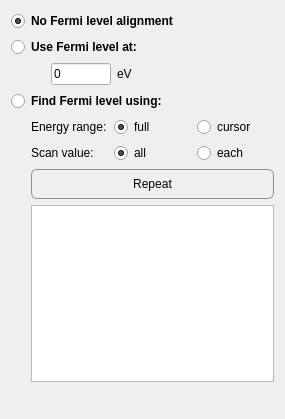
         <widget class="QWidget" name="FermiLevelPage">
          <property name="geometry">
           <rect>
            <x>0</x>
            <y>0</y>
            <width>285</width>
            <height>419</height>
           </rect>
          </property>
          <attribute name="label">
           <string> ▶  Fermi level alignment</string>
          </attribute>
          <layout class="QVBoxLayout" name="verticalLayout_3">
           <item>
            <widget class="QRadioButton" name="qrb_ef_no">
             <property name="sizePolicy">
              <sizepolicy hsizetype="Minimum" vsizetype="Fixed">
               <horstretch>0</horstretch>
               <verstretch>0</verstretch>
              </sizepolicy>
             </property>
             <property name="font">
              <font>
               <pointsize>9</pointsize>
               <weight>75</weight>
               <bold>true</bold>
              </font>
             </property>
             <property name="text">
              <string>No Fermi level alignment</string>
             </property>
             <property name="checked">
              <bool>true</bool>
             </property>
             <attribute name="buttonGroup">
              <string notr="true">qbg_ef_activate</string>
             </attribute>
            </widget>
           </item>
           <item>
            <widget class="QRadioButton" name="qrb_ef_val">
             <property name="font">
              <font>
               <pointsize>9</pointsize>
               <weight>75</weight>
               <bold>true</bold>
              </font>
             </property>
             <property name="text">
              <string>Use Fermi level at:</string>
             </property>
             <attribute name="buttonGroup">
              <string notr="true">qbg_ef_activate</string>
             </attribute>
            </widget>
           </item>
           <item>
            <layout class="QHBoxLayout" name="horizontalLayout">
             <property name="leftMargin">
              <number>40</number>
             </property>
             <property name="topMargin">
              <number>0</number>
             </property>
             <item>
              <widget class="QLineEdit" name="qle_ef_val">
               <property name="sizePolicy">
                <sizepolicy hsizetype="Minimum" vsizetype="Fixed">
                 <horstretch>0</horstretch>
                 <verstretch>0</verstretch>
                </sizepolicy>
               </property>
               <property name="minimumSize">
                <size>
                 <width>40</width>
                 <height>0</height>
                </size>
               </property>
               <property name="maximumSize">
                <size>
                 <width>60</width>
                 <height>16777215</height>
                </size>
               </property>
               <property name="text">
                <string>0</string>
               </property>
               <property name="maxLength">
                <number>32757</number>
               </property>
              </widget>
             </item>
             <item>
              <widget class="QLabel" name="label_19">
               <property name="text">
                <string>eV</string>
               </property>
              </widget>
             </item>
            </layout>
           </item>
           <item>
            <widget class="QRadioButton" name="qrb_ef_yes">
             <property name="font">
              <font>
               <pointsize>9</pointsize>
               <weight>75</weight>
               <bold>true</bold>
              </font>
             </property>
             <property name="text">
              <string>Find Fermi level using:</string>
             </property>
             <attribute name="buttonGroup">
              <string notr="true">qbg_ef_activate</string>
             </attribute>
            </widget>
           </item>
           <item>
            <layout class="QVBoxLayout" name="verticalLayout_5">
             <property name="leftMargin">
              <number>20</number>
             </property>
             <property name="topMargin">
              <number>0</number>
             </property>
             <property name="bottomMargin">
              <number>0</number>
             </property>
             <item>
              <layout class="QGridLayout" name="gridLayout_4">
               <property name="leftMargin">
                <number>0</number>
               </property>
               <property name="topMargin">
                <number>0</number>
               </property>
               <item row="1" column="2">
                <widget class="QRadioButton" name="qrb_yes_each_s">
                 <property name="enabled">
                  <bool>true</bool>
                 </property>
                 <property name="text">
                  <string>each</string>
                 </property>
                 <attribute name="buttonGroup">
                  <string notr="true">qbg_ef_each_s</string>
                 </attribute>
                </widget>
               </item>
               <item row="0" column="1">
                <widget class="QRadioButton" name="qrb_range_full">
                 <property name="enabled">
                  <bool>true</bool>
                 </property>
                 <property name="text">
                  <string>full</string>
                 </property>
                 <property name="checked">
                  <bool>true</bool>
                 </property>
                 <attribute name="buttonGroup">
                  <string notr="true">qbg_ef_range</string>
                 </attribute>
                </widget>
               </item>
               <item row="1" column="1">
                <widget class="QRadioButton" name="qrb_no_each_s">
                 <property name="enabled">
                  <bool>true</bool>
                 </property>
                 <property name="text">
                  <string>all</string>
                 </property>
                 <property name="checked">
                  <bool>true</bool>
                 </property>
                 <attribute name="buttonGroup">
                  <string notr="true">qbg_ef_each_s</string>
                 </attribute>
                </widget>
               </item>
               <item row="0" column="0">
                <widget class="QLabel" name="label_10">
                 <property name="sizePolicy">
                  <sizepolicy hsizetype="Minimum" vsizetype="Preferred">
                   <horstretch>0</horstretch>
                   <verstretch>0</verstretch>
                  </sizepolicy>
                 </property>
                 <property name="text">
                  <string>Energy range:</string>
                 </property>
                </widget>
               </item>
               <item row="1" column="0">
                <widget class="QLabel" name="label_15">
                 <property name="enabled">
                  <bool>true</bool>
                 </property>
                 <property name="sizePolicy">
                  <sizepolicy hsizetype="Minimum" vsizetype="Preferred">
                   <horstretch>0</horstretch>
                   <verstretch>0</verstretch>
                  </sizepolicy>
                 </property>
                 <property name="text">
                  <string>Scan value:</string>
                 </property>
                </widget>
               </item>
               <item row="0" column="2">
                <widget class="QRadioButton" name="qrb_range_cursor">
                 <property name="enabled">
                  <bool>true</bool>
                 </property>
                 <property name="text">
                  <string>cursor</string>
                 </property>
                 <attribute name="buttonGroup">
                  <string notr="true">qbg_ef_range</string>
                 </attribute>
                </widget>
               </item>
              </layout>
             </item>
             <item>
              <widget class="QPushButton" name="qrb_ef_update">
               <property name="sizePolicy">
                <sizepolicy hsizetype="MinimumExpanding" vsizetype="Minimum">
                 <horstretch>0</horstretch>
                 <verstretch>0</verstretch>
                </sizepolicy>
               </property>
               <property name="minimumSize">
                <size>
                 <width>0</width>
                 <height>30</height>
                </size>
               </property>
               <property name="autoFillBackground">
                <bool>false</bool>
               </property>
               <property name="styleSheet">
                <string notr="true">#qrb_ef_update {
border: 1px solid #8f8f91;
background-color: qlineargradient(spread:pad, x1:0, y1:0, x2:0, y2:1, 
stop:0 rgba(232, 255, 230, 255), stop:0.5 rgba(197, 235, 186, 255), stop:1 rgba(117, 158, 108, 255));
border-radius: 6px;
font: 12px;
}

#qrb_ef_update:pressed {
background-color: qlineargradient(spread:pad, x1:0, y1:0, x2:0, y2:1, 
stop:0 rgba(117, 158, 108, 255), stop:0.5 rgba(197, 235, 186, 255), stop:1 rgba(232, 255, 230, 255));
}</string>
               </property>
               <property name="text">
                <string>Repeat</string>
               </property>
               <property name="autoDefault">
                <bool>false</bool>
               </property>
               <property name="default">
                <bool>false</bool>
               </property>
               <property name="flat">
                <bool>false</bool>
               </property>
              </widget>
             </item>
             <item>
              <widget class="QTextEdit" name="qte_fermi">
               <property name="readOnly">
                <bool>true</bool>
               </property>
              </widget>
             </item>
            </layout>
           </item>
           <item>
            <spacer name="verticalSpacer_2">
             <property name="orientation">
              <enum>Qt::Vertical</enum>
             </property>
             <property name="sizeHint" stdset="0">
              <size>
               <width>20</width>
               <height>40</height>
              </size>
             </property>
            </spacer>
           </item>
          </layout>
         </widget>
